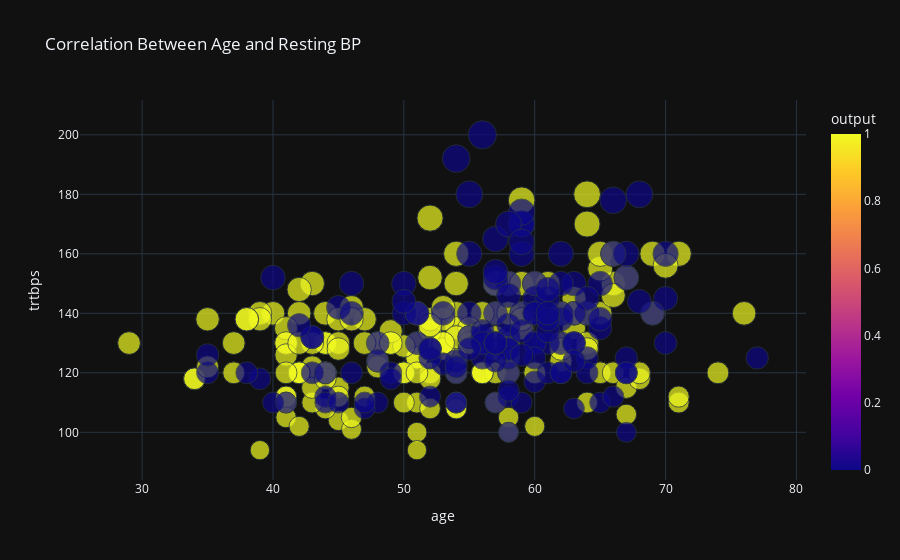

The notebook cell saved with this chart:
### Markdown cell above
+ Correlation between age and resting blood pressure

### Code cell
ax = px.scatter(data, x = 'age', y = 'trtbps', size = 'trtbps', 
                color = 'output',
                template = 'plotly_dark', 
                size_max = 20,
                title = 'Correlation Between Age and Resting BP')
ax.show()

### Figure 1 — Plotly figure (JSON) as saved in the notebook; plotly's stock layout.template omitted (floating-point values rounded to 4 significant figures; data arrays with more than 128 entries replaced by an {"elided": "..."} marker saying what was removed)
{"data": [{"hovertemplate": "age=%{x}<br>trtbps=%{marker.size}<br>output=%{marker.color}<extra></extra>", "legendgroup": "", "marker": {"color": {"elided": "303 int values"}, "coloraxis": "coloraxis", "size": {"elided": "303 int values"}, "sizemode": "area", "sizeref": 0.5, "symbol": "circle"}, "mode": "markers", "name": "", "orientation": "v", "showlegend": false, "type": "scatter", "x": {"elided": "303 int values"}, "xaxis": "x", "y": {"elided": "303 int values"}, "yaxis": "y"}], "layout": {"coloraxis": {"colorbar": {"title": {"text": "output"}}, "colorscale": [[0, "#0d0887"], [0.1111, "#46039f"], [0.2222, "#7201a8"], [0.3333, "#9c179e"], [0.4444, "#bd3786"], [0.5556, "#d8576b"], [0.6667, "#ed7953"], [0.7778, "#fb9f3a"], [0.8889, "#fdca26"], [1, "#f0f921"]]}, "legend": {"itemsizing": "constant", "tracegroupgap": 0}, "title": {"text": "Correlation Between Age and Resting BP"}, "xaxis": {"anchor": "y", "domain": [0, 1], "title": {"text": "age"}}, "yaxis": {"anchor": "x", "domain": [0, 1], "title": {"text": "trtbps"}}}}
